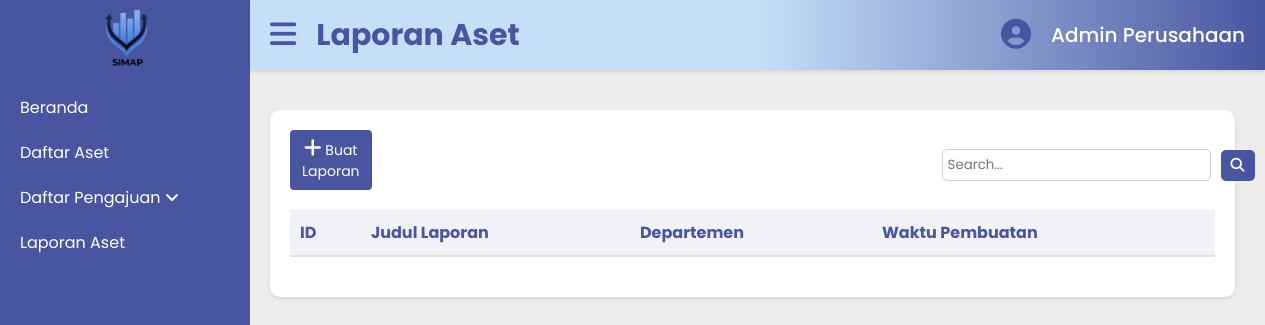
The app's page /SIMAP-Project/laporan.php, older data.
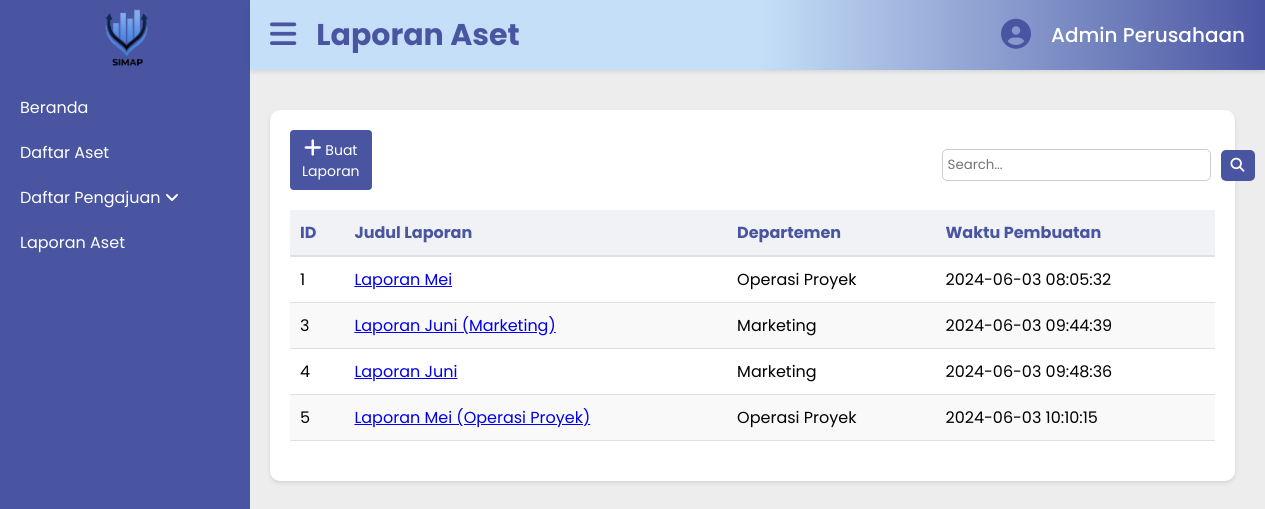
The same page, newer data.
### tables this page shows
CREATE TABLE `laporan_aset` (
  `id` int(11) NOT NULL,
  `judul` varchar(255) NOT NULL,
  `departemen` varchar(100) DEFAULT NULL,
  `bulan` int(11) DEFAULT NULL,
  `tahun` int(11) DEFAULT NULL,
  `tanggal_laporan` timestamp NOT NULL DEFAULT current_timestamp()
);

### SIMAP-Project/laporan.php (the view, shortened to what this page needs)
<?php
include 'php/koneksi.php';
$sql_fetch_reports = "SELECT * FROM laporan_aset";
$result_reports = mysqli_query($mysqli, $sql_fetch_reports);
?>
<!DOCTYPE html>
<html lang="en">
<head>
    <link rel="stylesheet" href="style/style-persetujuanPengadaan.css">
</head>
<body>
    <div id="daftarPengajuan">
        <div class="container">
            <nav class="sidebar">
                <div class="logo">
                    <a href="#"> <img src="assets/simap.png" class="logo" alt="Logo SIMAP"></a>
                </div>
                <ul>
                    <li><a href="page-Beranda.php">Beranda</a></li>
                    <li><a href="page-daftarAset.php">Daftar Aset</a></li>
                    <li><a href="#">Daftar Pengajuan <i class="fa-solid fa-angle-down"></i></a>
                    </li>
                    <li><a href="laporan.php">Laporan Aset</a></li>
                </ul>
            </nav>
            <div class="header">
                <div class="menu-bar">
                    <a href="#"><i class="fa-solid fa-bars" style="color: #4a55a2;"></i></a>
                    <h1>Laporan Aset</h1>
                </div>
                <ul>
                    <li class="admin-profile"><a href="#">
                        <i class="fa-solid fa-circle-user" style="color: #4a55a2;"></i>
                    </a>
                    </li>
                    <li class="username">
                        <a href="#">Admin Perusahaan</a>
                    </li>
                </ul>
            </div>
            <div class="box">
                <div class="filter-section">
                    <a href="buatLaporan.php"><button class="btn-tambah-laporan"><i class="fa-solid fa-plus" style="color: #ffff; font-size: 20px;">
                    </i> Buat Laporan</button></a>
                    <input type="text" id="search" placeholder="Search..." onkeyup="searchReports()">
                    <button class="btn-search" onclick="searchReports()"><i class="fa-solid fa-magnifying-glass"></i></button>
                </div>
                <table id= "daftarLaporan">
                    <thead>
                        <tr>
                            <th>ID</th>
                            <th>Judul Laporan</th>
                            <th>Departemen</th>
                            <th>Waktu Pembuatan</th>
                        </tr>
                    </thead>
                    <tbody>
                        <?php while ($row = mysqli_fetch_assoc($result_reports)) { ?>
                            <tr>
                                <td><?php echo $row['id']; ?></a></td>
                                <td><a href="isiLaporan.php?id=<?php echo $row['id']; ?>"><?php echo $row['judul']; ?></td>
                                <td><?php echo $row['departemen']; ?></td>
                                <td><?php echo $row['tanggal_laporan']; ?></td>
                            </tr>
                        <?php } ?>
                    </tbody>
                </table>
            </div>
        </div>
    </div>
</body>
</html>

Row changes from the older to the newer data that the page shows:
added laporan_aset: id "1", judul "Laporan Mei", departemen "Operasi Proyek", tanggal_laporan "2024-06-03 08:05:32"
added laporan_aset: id "3", judul "Laporan Juni (Marketing)", departemen "Marketing", tanggal_laporan "2024-06-03 09:44:39"
added laporan_aset: id "4", judul "Laporan Juni", departemen "Marketing", tanggal_laporan "2024-06-03 09:48:36"
added laporan_aset: id "5", judul "Laporan Mei (Operasi Proyek)", departemen "Operasi Proyek", tanggal_laporan "2024-06-03 10:10:15"
